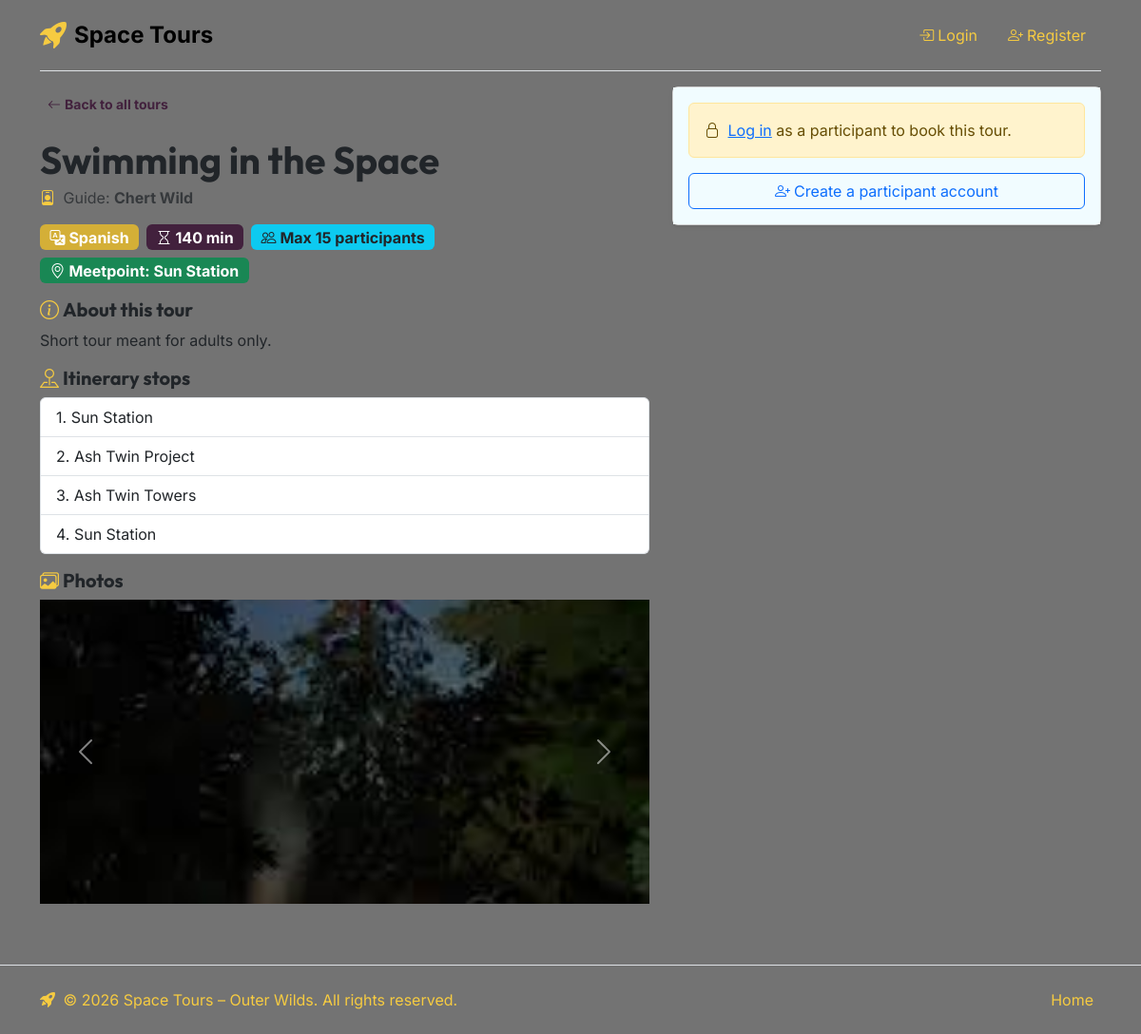
Page /tour/12 on the earlier database version.
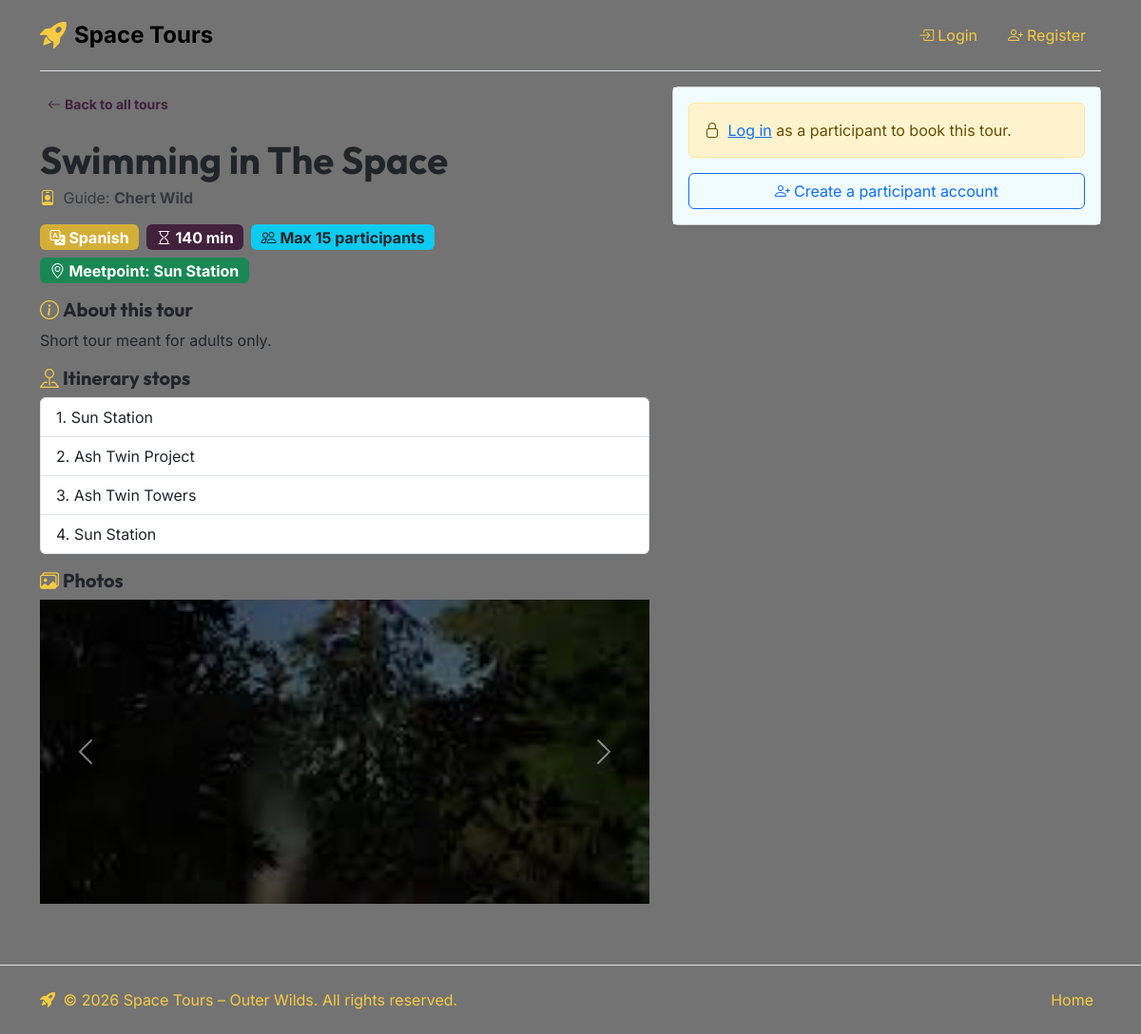
Same page on the later database version.
### tables this page shows
CREATE TABLE "Tours" (
	"id"	INTEGER NOT NULL UNIQUE,
	"title"	TEXT NOT NULL,
	"guide_id"	INTEGER NOT NULL,
	"schedule"	TEXT NOT NULL,
	"meetpoint_place_id"	INTEGER NOT NULL,
	"duration"	INTEGER NOT NULL,
	"language"	TEXT NOT NULL,
	"max_part_count"	INTEGER NOT NULL,
	"description"	TEXT NOT NULL,
	"photo_1_address"	TEXT NOT NULL,
	"photo_2_address"	TEXT NOT NULL,
	"photo_3_address"	TEXT NOT NULL,
	"photo_4_address"	TEXT NOT NULL,
	"photo_5_address"	TEXT NOT NULL,
	PRIMARY KEY("id" AUTOINCREMENT)
);

CREATE TABLE "Guides" (
	"id"	INTEGER NOT NULL UNIQUE,
	"first_name"	TEXT NOT NULL,
	"last_name"	TEXT NOT NULL,
	"email"	TEXT NOT NULL UNIQUE,
	"languages"	TEXT NOT NULL,
	"password"	TEXT NOT NULL,
	"profile_img_address"	TEXT,
	PRIMARY KEY("id")
);

CREATE TABLE "Places" (
	"id"	INTEGER NOT NULL UNIQUE,
	"name"	INTEGER NOT NULL UNIQUE,
	PRIMARY KEY("id" AUTOINCREMENT)
);

### app.py (the view)
@app.route('/tour/<int:tour_id>')
def tour_detail(tour_id):
    participant_id = None
    if current_user.is_authenticated and current_user.user_type == 'participant':
        _, pid = current_user.id.split('_', 1)
        participant_id = pid
    initial_selected_date = request.args.get('selected_date')
    initial_selected_time = request.args.get('selected_time')
    data = ops.get_tour_detail_data(tour_id, participant_id=participant_id)
    if not data:
        flash('Tour not found.', 'warning')
        return redirect(url_for('home'))
    reverse_languages = {v: k for k, v in LANGUAGES.items()}
    if data['tour'].get('language') in reverse_languages:
        data['tour']['language'] = reverse_languages[data['tour']['language']]
    return render_template('tour_booking.html',
                           tour=data['tour'],
                           guide=data['guide'],
                           meetpoint=data['meetpoint_name'],
                           stops=data['stops'],
                           participant_reservations=data.get('participant_reservations', []),
                           available_dates=data['available_dates'],
                           initial_selected_date=initial_selected_date,
                           initial_selected_time=initial_selected_time,
                           all_reserved_tours=data.get('all_reserved_tours', []))

### app.py (called while the page is built)
def _patched_connect(database, *args, **kwargs):
    if database == "database/space_tours.db":
        db_dir = os.path.dirname(os.path.abspath(__file__))
        database = os.path.join(db_dir, "database", "space_tours.db")
    return _original_connect(database, *args, **kwargs)

### database/guides_dao.py (called while the page is built)
def get_guide_by_id(guide_id):
    try:
        conn = sqlite3.connect("database/space_tours.db")
        conn.row_factory = sqlite3.Row
        cursor = conn.cursor()
        query = "SELECT id, first_name, last_name, email, password, languages, profile_img_address FROM Guides WHERE id = ?"
        cursor.execute(query, (guide_id,))
        row = cursor.fetchone()
        cursor.close()
        conn.close()
        return row
    except sqlite3.Error as e:
        print(f"Database error: {e}")
        return None

### database/places_dao.py (called while the page is built)
def get_place_by_id(place_id):
    try:
        conn = sqlite3.connect("database/space_tours.db")
        conn.row_factory = sqlite3.Row
        cursor = conn.cursor()
        query = "SELECT id, name FROM Places WHERE id = ?"
        cursor.execute(query, (place_id,))
        row = cursor.fetchone()
        cursor.close()
        conn.close()
        return row
    except sqlite3.Error as e:
        print(f"Database error: {e}")
        return None

### database/reserved_tours_dao.py (called while the page is built)
def get_reserved_tours_by_tour(tour_id):
    try:
        conn = sqlite3.connect("database/space_tours.db")
        conn.row_factory = sqlite3.Row
        cursor = conn.cursor()
        query = """SELECT id, tour_id, date, time, actual_part_count, expected_part_count, proof_img_address, reported
                   FROM Reserved_Tours WHERE tour_id = ?"""
        cursor.execute(query, (tour_id,))
        rows = cursor.fetchall()
        cursor.close()
        conn.close()
        return rows
    except sqlite3.Error as e:
        print(f"Database error: {e}")
        return []

def get_reserved_tour_by_tour_and_date(tour_id, date_str):
    try:
        conn = sqlite3.connect("database/space_tours.db")
        conn.row_factory = sqlite3.Row
        cursor = conn.cursor()
        query = """SELECT id, tour_id, date, time, actual_part_count, expected_part_count,
                   proof_img_address, reported FROM Reserved_Tours WHERE tour_id = ? AND date = ?"""
        cursor.execute(query, (tour_id, date_str))
        row = cursor.fetchone()
        cursor.close()
        conn.close()
        return row
    except sqlite3.Error as e:
        print(f"Database error: {e}")
        return None

### templates/tour_booking.html (shortened to what this page needs)
{% extends 'base.html' %}
{% block content %}
<div class="row g-4">
  <article class="col-12 col-lg-7">
    <a href="{{ url_for('home') }}#tours-anchor" class="btn btn-sm btn-goback mb-3">
      <i class="bi bi-arrow-left me-1 "></i>Back to all tours
    </a>
    <h1 class="mb-1 fw-bold">{{ tour.title }}</h1>
    {% if guide %}
    <p class="text-muted mb-3">
      <i class="bi bi-person-badge me-1 text-primary"></i>
      Guide: <strong>{{ guide.first_name }} {{ guide.last_name }}</strong>
    </p>
    {% endif %}
    <div class="d-flex flex-wrap gap-2 mb-3">
      <span class="badge bg-primary fs-6">
        <i class="bi bi-translate me-1"></i>{{ tour.language }}
      </span>
      <span class="badge bg-purple-color fs-6">
        <i class="bi bi-hourglass me-1"></i>{{ tour.duration }} min
      </span>
      <span class="badge bg-info text-dark fs-6">
        <i class="bi bi-people me-1"></i>Max {{ tour.max_part_count }} participants
      </span>
      <span class="badge bg-success fs-6">
        <i class="bi bi-geo-alt me-1"></i>Meetpoint: {{ meetpoint }}
      </span>
    </div>
    <section aria-label="Tour description">
      <h5 class="fw-bold"><i class="bi bi-info-circle me-1 text-primary"></i>About this tour</h5>
      <p>{{ tour.description }}</p>
    </section>
    {% if stops %}
    <section aria-label="Tour stops" class="mb-3">
      <h5 class="fw-bold"><i class="bi bi-pin-map me-1 text-primary"></i>Itinerary stops</h5>
      <ol class="list-group list-group-numbered">
        {% for stop in stops %}
        <li class="list-group-item list-group-item-action">{{ stop }}</li>
        {% endfor %}
      </ol>
    </section>
    {% endif %}
    {% set photos = [tour.photo_1_address, tour.photo_2_address, tour.photo_3_address, tour.photo_4_address,
    tour.photo_5_address] %}
    {% set valid_photos = photos | select | list %}
    {% if valid_photos %}
    <section aria-label="Tour photos" class="mb-3">
      <h5 class="fw-bold"><i class="bi bi-images me-1 text-primary"></i>Photos</h5>
      <div id="tourCarousel" class="carousel slide" data-bs-ride="carousel">
        <div class="carousel-inner">
          {% for photo in valid_photos %}
          <div class="carousel-item {{ 'active' if loop.first else '' }}">
            <img src="{{ url_for('static', filename=photo) }}" class="d-block w-100 tour-carousel-img"
              alt="Tour photo {{ loop.index }}">
          </div>
          {% endfor %}
        </div>
        {% if valid_photos | length > 1 %}
        <button class="carousel-control-prev" type="button" data-bs-target="#tourCarousel" data-bs-slide="prev">
          <span class="carousel-control-prev-icon"></span>
        </button>
        <button class="carousel-control-next" type="button" data-bs-target="#tourCarousel" data-bs-slide="next">
          <span class="carousel-control-next-icon"></span>
        </button>
        {% endif %}
      </div>
    </section>
    {% endif %}
  </article>
  <aside class="col-12 col-lg-5">
    <div class="card shadow-sm">
      <div class="card-body bg-silver-color">
        {% if current_user.is_authenticated and current_user.user_type == 'participant' %}
        <h5 class="card-title fw-bold"><i class="bi bi-calendar-check me-1 text-primary"></i>Book this tour</h5>
        {% if available_dates %}
        <form action="{{ url_for('book_tour', tour_id=tour.id) }}" method="post" novalidate>
          <div class="mb-3">
            <label for="date-select" class="form-label">Select a date</label>
            <select class="form-select" id="date-select" name="selected_date" required>
              <option value="">Choose a date…</option>
              {% for d in available_dates %}
              <option value="{{ d.date }}" data-time="{{ d.time }}" {% if not d.is_booked and initial_selected_date and
                initial_selected_time and initial_selected_date==d.date|string and initial_selected_time==d.time
                %}selected{% endif %} {% if d.is_booked %}disabled title="Already booked by you" {% endif %}>
                {{ d.date.strftime('%A, %B %d, %Y') }} at {{ d.time }}
                {% if d.is_booked %}
                — (Already booked)
                {% else %}
                ({{ d.available }} spot{{ 's' if d.available != 1 else '' }} left)
                {% endif %}
              </option>
              {% endfor %}
            </select>
            <input type="hidden" name="selected_time" id="selected-time" value="{{ initial_selected_time or '' }}">
          </div>
          <div class="mb-3">
            <label for="person-count" class="form-label">Number of people (including yourself)</label>
            <select class="form-select" id="person-count" name="person_count" required>
              <option value="1">1 – Just me</option>
              <option value="2">2</option>
              <option value="3">3</option>
              <option value="4">4</option>
            </select>
          </div>
          <div id="addit-1" class="mb-2 d-none">
            <input type="text" class="form-control" name="addit_person_1" placeholder="Additional person 1: First Last"
              minlength="3">
          </div>
          <div id="addit-2" class="mb-2 d-none">
            <input type="text" class="form-control" name="addit_person_2" placeholder="Additional person 2: First Last"
              minlength="3">
          </div>
          <div id="addit-3" class="mb-2 d-none">
            <input type="text" class="form-control" name="addit_person_3" placeholder="Additional person 3: First Last"
              minlength="3">
          </div>
          <div class="d-grid mt-3">
            <button type="submit" class="btn btn-primary">
              <i class="bi bi-calendar-plus me-1"></i>Confirm Booking
            </button>
          </div>
        </form>
        {% else %}
        <p class="text-muted">
          <i class="bi bi-exclamation-circle me-1"></i>
          No available spots in the next 4 weeks for this tour.
        </p>
        {% endif %}
        {% elif current_user.is_authenticated and current_user.user_type == 'guide' %}
        <div class="alert alert-info mb-0">
          <i class="bi bi-info-circle me-1"></i>
          Guides cannot book tours. Log in as a participant to make a reservation.
        </div>
        {% else %}
        <div class="alert alert-warning">
          <i class="bi bi-lock me-1"></i>
          <a href="{{ url_for('login', next=request.full_path) }}">Log in</a> as a participant to book this tour.
        </div>
        <a href="{{ url_for('register') }}" class="btn btn-outline-primary w-100">
          <i class="bi bi-person-plus me-1"></i>Create a participant account
        </a>
        {% endif %}
      </div>
    </div>
  </aside>
</div>
{% endblock %}

### templates/base.html (shortened to what this page needs)
<!DOCTYPE html>
<html lang="en">
<head>
  <link href="https://cdn.jsdelivr.net/npm/bootstrap@5.3.8/dist/css/bootstrap.min.css" rel="stylesheet"
>
  <link rel="stylesheet" href="https://cdn.jsdelivr.net/npm/bootstrap-icons@1.13.1/font/bootstrap-icons.min.css">
  <link rel="stylesheet" href="{{ url_for('static', filename='styles/styles.css') }}">
</head>
{% if current_user.is_authenticated and current_user.user_type == 'guide' %}
{% set bg_class = 'bg-guide' %}
{% elif current_user.is_authenticated and current_user.user_type == 'participant' %}
{% set bg_class = 'bg-participant' %}
{% elif current_user.is_authenticated and current_user.user_type == 'admin' %}
{% set bg_class = 'bg-admin' %}
{% else %}
{% set bg_class = 'bg-guest' %}
{% endif %}
<body class="d-flex flex-column min-vh-100 page-bg {{ bg_class }}"">
  <div class=" d-flex flex-column min-vh-100 page-overlay">
  <div class="container">
    <header class="d-flex flex-wrap justify-content-between align-items-center py-3 mb-3 border-bottom">
      <a href="{{ url_for('home') }}" class="d-flex align-items-center text-decoration-none link-body-emphasis">
        <i class="bi bi-rocket-takeoff-fill fs-3 me-2 text-primary"></i>
        <span class="fs-4 fw-bold">Space Tours</span>
      </a>
      <nav aria-label="Main Navigation">
        <ul class="nav nav-pills">
          {% if not current_user.is_authenticated %}
          <li class="nav-item">
            <a href="{{ url_for('login') }}" class="nav-link text-primary" id="nav-login">
              <i class="bi bi-box-arrow-in-right me-1 text-primary"></i>Login
            </a>
          </li>
          <li class="nav-item">
            <a href="{{ url_for('register') }}" class="nav-link text-primary" id="nav-register">
              <i class="bi bi-person-plus me-1 text-primary"></i>Register
            </a>
          </li>
          {% endif %}
        </ul>
      </nav>
    </header>
    <main class="mb-5">
      {% block content %}{% endblock %}
    </main>
  </div>
  <footer class="mt-auto border-top">
    <div class="container py-3">
      <div class="row align-items-center">
        <div class="col-12 col-md-6 mb-2 mb-md-0">
          <span class="text-primary">
            <i class="bi bi-rocket-takeoff-fill me-1 text-primary"></i>
            © 2026 Space Tours – Outer Wilds. All rights reserved.
          </span>
        </div>
        <div class="col-12 col-md-6">
          <ul class="nav justify-content-md-end justify-content-start">
            <li class="nav-item">
              <a href="{{ url_for('home') }}" class="nav-link px-2 text-primary">Home</a>
            </li>
          </ul>
        </div>
      </div>
    </div>
  </footer>
  </div>
</body>
</html>

### static/styles/styles.css (style rules this page uses)
html { scroll-behavior: smooth; }
body { font-family: 'Inter', sans-serif; }
h1, h2, h3, h4, h5, h6 { font-family: 'Outfit', sans-serif; }
:root { --bs-primary: #D4AF37; --bs-primary-rgb: 212, 175, 55; --bs-link-color: #D4AF37; --bs-link-hover-color: #bfa030; }
.bg-silver-color { background-color: #f1fcff !important; }
.bg-purple-color { background-color: #42213D !important; }
.text-primary { color: #f6cb41 !important; }
.page-bg { background-color: black; background-size: cover; background-attachment: fixed; background-position: center; }
.bg-guest { background-image: url('../images/backgrounds/guest_background.jpg'); }
.page-overlay { background-color: rgba(255, 255, 255, 0.45); }
.tour-carousel-img { max-height: 320px; object-fit: cover; width: 100%; }
.btn-goback { color: #42213D; border: none; padding: 0.5rem; border-radius: 0.375rem; transition: all 0.2s ease-in-out; font-weight: 700; }

Differences in the rows shown:
changed Tours "Short tour meant for adults only.": title "Swimming in the Space" → "Swimming in The Space"
